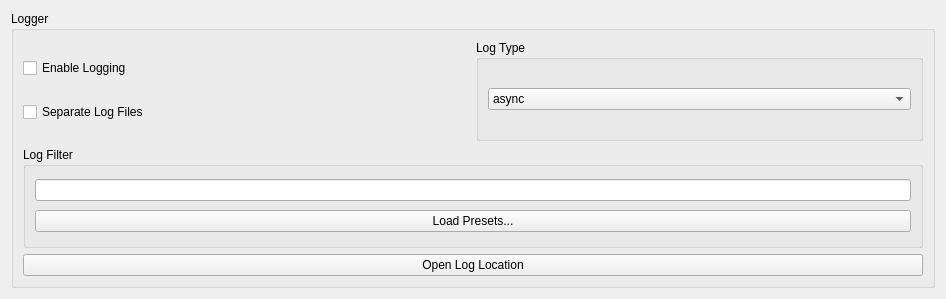
      <widget class="QWidget" name="logTabContents">
       <property name="geometry">
        <rect>
         <x>0</x>
         <y>0</y>
         <width>946</width>
         <height>299</height>
        </rect>
       </property>
       <property name="sizePolicy">
        <sizepolicy hsizetype="Preferred" vsizetype="Fixed">
         <horstretch>0</horstretch>
         <verstretch>0</verstretch>
        </sizepolicy>
       </property>
       <layout class="QVBoxLayout" name="logTabVLayout" stretch="0">
        <item>
         <layout class="QHBoxLayout" name="horizontalLayout_log">
          <property name="leftMargin">
           <number>0</number>
          </property>
          <property name="topMargin">
           <number>0</number>
          </property>
          <item>
           <layout class="QVBoxLayout" name="loggerTabLayoutRight">
            <item>
             <widget class="QGroupBox" name="loggerGroupBox">
              <property name="title">
               <string>Logger</string>
              </property>
              <layout class="QVBoxLayout" name="loggerLayout">
               <item>
                <layout class="QHBoxLayout" name="horizontalLayout_12">
                 <property name="topMargin">
                  <number>0</number>
                 </property>
                 <item>
                  <layout class="QVBoxLayout" name="verticalLayout_7">
                   <property name="topMargin">
                    <number>0</number>
                   </property>
                   <item>
                    <widget class="QCheckBox" name="enableLoggingCheckBox">
                     <property name="text">
                      <string>Enable Logging</string>
                     </property>
                    </widget>
                   </item>
                   <item>
                    <widget class="QCheckBox" name="separateLogFilesCheckbox">
                     <property name="text">
                      <string>Separate Log Files</string>
                     </property>
                    </widget>
                   </item>
                  </layout>
                 </item>
                 <item>
                  <widget class="QGroupBox" name="logTypeGroupBox">
                   <property name="maximumSize">
                    <size>
                     <width>16777215</width>
                     <height>16777215</height>
                    </size>
                   </property>
                   <property name="title">
                    <string>Log Type</string>
                   </property>
                   <layout class="QVBoxLayout" name="logTypeBoxLayout">
                    <item>
                     <widget class="QComboBox" name="logTypeComboBox">
                      <item>
                       <property name="text">
                        <string>async</string>
                       </property>
                      </item>
                      <item>
                       <property name="text">
                        <string>sync</string>
                       </property>
                      </item>
                     </widget>
                    </item>
                   </layout>
                  </widget>
                 </item>
                </layout>
               </item>
               <item>
                <layout class="QVBoxLayout" name="vLayoutLogFilter">
                 <property name="spacing">
                  <number>6</number>
                 </property>
                 <property name="leftMargin">
                  <number>0</number>
                 </property>
                 <item>
                  <layout class="QHBoxLayout" name="hLayoutLogFilter">
                   <item>
                    <widget class="QGroupBox" name="logFilter">
                     <property name="title">
                      <string>Log Filter</string>
                     </property>
                     <layout class="QVBoxLayout" name="logFilterLayout">
                      <item>
                       <widget class="QLineEdit" name="logFilterLineEdit"/>
                      </item>
                      <item>
                       <widget class="QPushButton" name="logPresetsButton">
                        <property name="text">
                         <string>Load Presets...</string>
                        </property>
                       </widget>
                      </item>
                     </layout>
                    </widget>
                   </item>
                  </layout>
                 </item>
                </layout>
               </item>
               <item>
                <widget class="QPushButton" name="OpenLogLocationButton">
                 <property name="text">
                  <string>Open Log Location</string>
                 </property>
                </widget>
               </item>
              </layout>
             </widget>
            </item>
           </layout>
          </item>
         </layout>
        </item>
       </layout>
      </widget>
